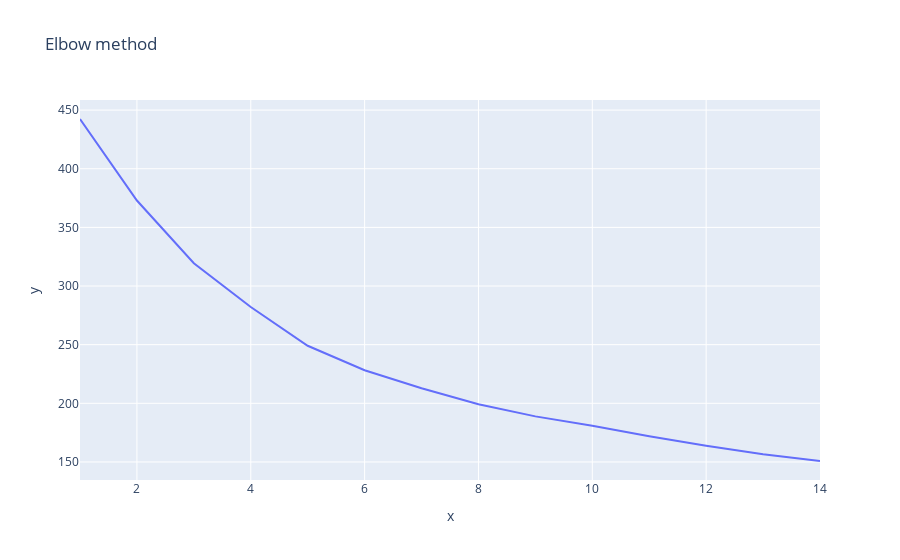

The notebook cell this image was saved under:
### Code cell
# Decision de numero de clusters de acuerdo al metodo del codo
df_mm_contexto=df_mm[var_contexto] # solo de acuerdo a las variables de contexto, NO operacionales
inercias = []
K = range(1,15)
for k in K:
    km = KMeans(init='k-means++',n_clusters=k)
    km.fit(df_mm_contexto)
    inercias.append(km.inertia_)
    
    y_km=km.predict(df_mm_contexto)

fig = px.line( x=K, y=inercias, title="Elbow method") 
fig.show()

### Figure 1 — Plotly figure (JSON) as saved in the notebook; plotly's stock layout.template omitted (floating-point values rounded to 4 significant figures)
{"data": [{"hovertemplate": "x=%{x}<br>y=%{y}<extra></extra>", "legendgroup": "", "line": {"color": "#636efa", "dash": "solid"}, "marker": {"symbol": "circle"}, "mode": "lines", "name": "", "orientation": "v", "showlegend": false, "type": "scatter", "x": [1, 2, 3, 4, 5, 6, 7, 8, 9, 10, 11, 12, 13, 14], "xaxis": "x", "y": [442.4, 372.9, 319.4, 282.1, 249.0, 228.2, 212.9, 199.2, 188.9, 180.9, 171.9, 163.7, 156.6, 150.8], "yaxis": "y"}], "layout": {"legend": {"tracegroupgap": 0}, "title": {"text": "Elbow method"}, "xaxis": {"anchor": "y", "domain": [0, 1], "title": {"text": "x"}}, "yaxis": {"anchor": "x", "domain": [0, 1], "title": {"text": "y"}}}}
